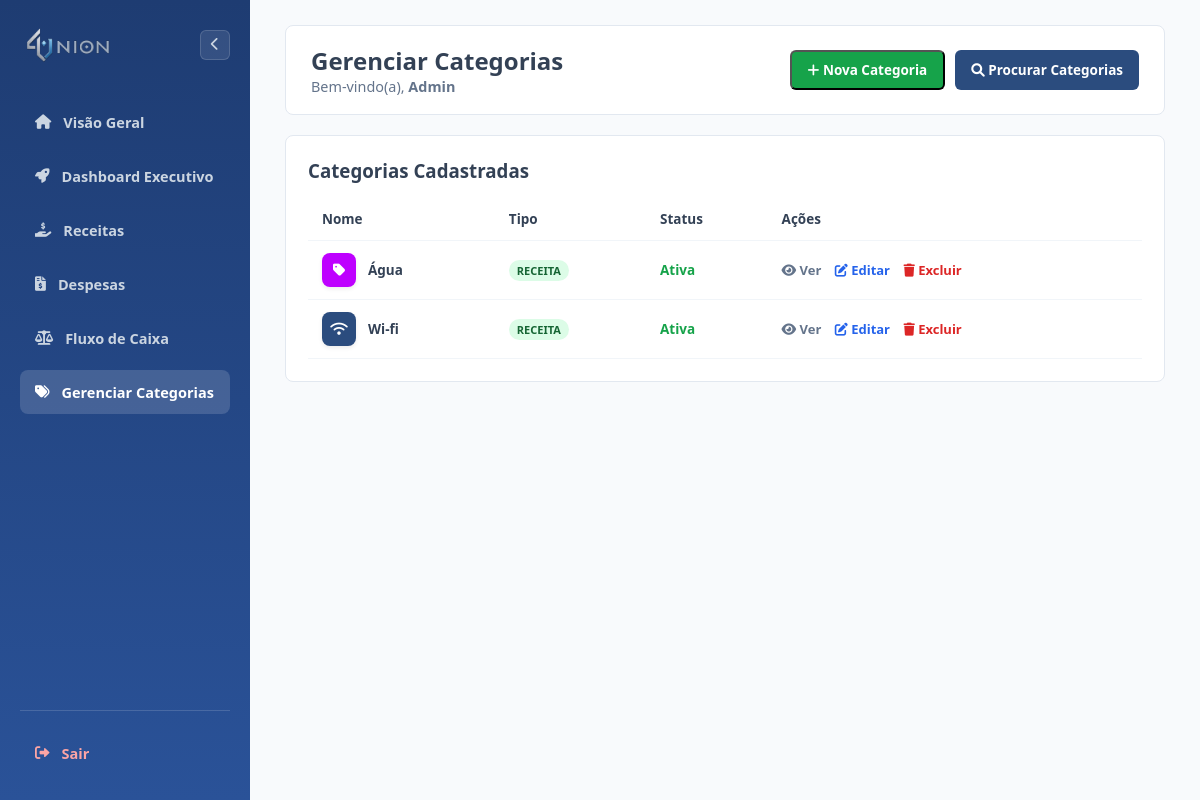
Page /pages/categorias/index.php (signed in) on the committed database.
### tables this page shows
CREATE TABLE `categorias` (
  `id` int(11) NOT NULL,
  `usuario_id` int(11) NOT NULL,
  `nome` varchar(100) NOT NULL,
  `tipo` enum('Receita','Despesa') NOT NULL,
  `cor` varchar(20) DEFAULT NULL,
  `icone` varchar(100) DEFAULT NULL,
  `ativo` char(1) DEFAULT 'S'
);

### pages/categorias/index.php (called while the page is built, shortened)
<?php
require_once "listar.php";

### pages/categorias/listar.php (the view, shortened to what this page needs)
<?php
require_once "../../config/conexao.php";
$usuario_id   = $_SESSION['usuario_id'] ?? $_SESSION['id'] ?? $_SESSION['id_usuario'] ?? $_SESSION['user_id'] ?? null;
$usuario_nome = $_SESSION['usuario_nome'] ?? $_SESSION['nome'] ?? 'Usuário';
try {
    $sql = "SELECT * FROM categorias WHERE usuario_id = :usuario_id";
    $params = ['usuario_id' => $usuario_id];
    $sql .= " ORDER BY tipo ASC, nome ASC";
    $stmt = $conexao->prepare($sql);
    $stmt->execute($params);
    $categorias = $stmt->fetchAll(PDO::FETCH_ASSOC);
} catch (PDOException $e) {
    $categorias = [];
}
?>
<!DOCTYPE html>
<html lang="pt-br">
<head>
    <link rel="stylesheet" href="https://cdnjs.cloudflare.com/ajax/libs/font-awesome/6.0.0/css/all.min.css">
    <link rel="stylesheet" href="../../assets/css/listar.css?v=<?= time() ?>">
</head>
<body>
    <?php $sidebarActive = 'categorias'; $sidebarRoot = '../../'; include __DIR__ . '/../../partials/sidebar.php'; ?>
    <main class="main-content">
        <header class="topbar">
            <div>
                <h1 style="margin: 0; font-size: 1.5rem;">Gerenciar Categorias</h1>
                <p style="margin: 0; color: #64748b; font-size: 0.9rem;">Bem-vindo(a), <strong><?= htmlspecialchars($usuario_nome) ?></strong></p>
            </div>
            <div class="topbar-actions">
                <button type="button" class="btn-add" onclick="abrirModalCadastrar()">
                    <i class="fas fa-plus"></i> Nova Categoria
                </button>
                <button type="button" id="btnToggleFiltros" class="btn-search" onclick="toggleFiltros()">
                    <i class="fas fa-search"></i> Procurar Categorias
                </button>
            </div>
        </header>
        <div class="card">
            <h3 style="margin-bottom:15px;">Categorias Cadastradas</h3>
            <?php if (empty($categorias)): ?>
                <div style="text-align: center; padding: 40px 20px; color: #64748b;">
                    <i class="fas fa-tags" style="font-size: 48px; color: #cbd5e1; margin-bottom: 15px; display: block;"></i>
                    <h4 style="font-size: 18px; color: #334155; margin-bottom: 8px;">Nenhuma categoria registrada</h4>
                    <p style="font-size: 14px; margin-bottom: 20px;">Você ainda não possui categorias para seu perfil.</p>
                    <button type="button" class="btn-add" onclick="abrirModalCadastrar()" style="display: inline-flex; align-items: center; gap: 8px;">
                        <i class="fas fa-plus"></i> Ingressar Nova Categoria
                    </button>
                </div>
            <?php else: ?>
                <table class="data-table">
                    <thead>
                        <tr>
                            <th>Nome</th>
                            <th>Tipo</th>
                            <th>Status</th>
                            <th>Ações</th>
                        </tr>
                    </thead>
                    <tbody>
                        <?php foreach ($categorias as $row): ?>
                            <?php
                                $cor_categoria   = !empty($row['cor']) ? $row['cor'] : '#1e3c72';
                                $icone_categoria = !empty($row['icone']) ? $row['icone'] : 'fa-tag';
                            ?>
                            <tr>
                                <td data-label="Nome">
                                    <div class="category-item-info">
                                        <span class="category-icon-box" style="background-color: <?= htmlspecialchars($cor_categoria) ?>;">
                                            <i class="fas <?= htmlspecialchars($icone_categoria) ?>"></i>
                                        </span>
                                        <strong><?= htmlspecialchars($row['nome']) ?></strong>
                                    </div>
                                </td>
                                <td data-label="Tipo">
                                    <span class="badge <?= $row['tipo'] === 'Receita' ? 'badge-receita' : 'badge-despesa' ?>">
                                        <?= htmlspecialchars($row['tipo']) ?>
                                    </span>
                                </td>
                                <td data-label="Status">
                                    <?= $row['ativo'] === 'S'
                                        ? '<span style="color:#16a34a; font-weight:600;">Ativa</span>'
                                        : '<span style="color:#dc2626; font-weight:600;">Inativa</span>'
                                    ?>
                                </td>
                                <td class="action-links" data-label="Ações">
                                    <a href="javascript:void(0)" style="color:#64748b;" onclick="abrirModalVer(
                                        '<?= htmlspecialchars($row['nome'], ENT_QUOTES) ?>',
                                        '<?= htmlspecialchars($row['tipo'], ENT_QUOTES) ?>',
                                        '<?= htmlspecialchars($cor_categoria, ENT_QUOTES) ?>',
                                        '<?= htmlspecialchars($icone_categoria, ENT_QUOTES) ?>',
                                        '<?= $row['ativo'] ?>'
                                    )">
                                        <i class="fas fa-eye"></i> Ver
                                    </a>
                                    <a href="javascript:void(0)" style="color:#2563eb;" onclick="abrirModalEditar(
                                        '<?= $row['id'] ?>',
                                        '<?= htmlspecialchars($row['nome'], ENT_QUOTES) ?>',
                                        '<?= htmlspecialchars($row['tipo'], ENT_QUOTES) ?>',
                                        '<?= htmlspecialchars($cor_categoria, ENT_QUOTES) ?>',
                                        '<?= htmlspecialchars($icone_categoria, ENT_QUOTES) ?>',
                                        '<?= $row['ativo'] ?>'
                                    )">
                                        <i class="fas fa-edit"></i> Editar
                                    </a>
                                    <a href="javascript:void(0)" class="btn-acao-excluir" style="color:#dc2626;" onclick="abrirModalExcluir('<?= $row['id'] ?>', '<?= htmlspecialchars($row['nome'], ENT_QUOTES) ?>')">
                                        <i class="fas fa-trash"></i> Excluir
                                    </a>
                                </td>
                            </tr>
                        <?php endforeach; ?>
                    </tbody>
                </table>
            <?php endif; ?>
        </div>
    </main>
</body>
</html>

### assets/css/listar.css (style rules this page uses)
* { box-sizing: border-box; margin: 0; padding: 0; font-family: 'Segoe UI', Tahoma, Geneva, Verdana, sans-serif; }
body { background-color: #f8fafc; color: #334155; display: flex; min-height: 100vh; }
.sidebar, .main-content { transition: all 0.3s ease-in-out !important; }
.main-content { flex: 1; min-width: 0; padding: 25px 35px; display: flex; flex-direction: column; gap: 20px; }
.topbar { display: flex; justify-content: space-between; align-items: center; background: #ffffff; padding: 18px 25px; border-radius: 8px; border: 1px solid #e2e8f0; }
.topbar-actions { display: flex; gap: 10px; }
.btn-add { background-color: #16a34a; color: #ffffff; padding: 9px 16px; border-radius: 6px; text-decoration: none; font-size: 13.5px; font-weight: 600; }
.btn-search { background-color: #2b4c7e; color: #ffffff; border: none; padding: 9px 16px; border-radius: 6px; font-size: 13.5px; font-weight: 600; cursor: pointer; }
.card { background: #ffffff; border-radius: 8px; border: 1px solid #e2e8f0; padding: 22px; }
.data-table { width: 100%; border-collapse: collapse; font-size: 13.5px; }
.data-table th, .data-table td { padding: 12px 14px; border-bottom: 1px solid #f1f5f9; text-align: left; }
.badge { padding: 3px 8px; border-radius: 12px; font-size: 11px; font-weight: 700; text-transform: uppercase; }
.badge-receita { background: #dcfce7; color: #166534; }
.action-links a { text-decoration: none; font-weight: 600; font-size: 13px; margin-right: 10px; }
.category-item-info { display: flex; align-items: center; gap: 12px; }
.category-icon-box { width: 34px; height: 34px; border-radius: 8px; display: inline-flex; align-items: center; justify-content: center; color: #ffffff; font-size: 14px; box-shadow: 0 2px 4px rgba(0, 0, 0, 0.08); flex-shrink: 0; }
.card { overflow-x: auto; }

### rows in the picture
categorias: nome "Água", tipo "RECEITA", ativo "Ativa"
categorias: nome "Wi-fi", tipo "RECEITA", ativo "Ativa"

### other values in the picture
$item['label'] "Visão Geral"
$item['label'] "Dashboard Executivo"
$item['label'] "Receitas"
$item['label'] "Despesas"
$item['label'] "Fluxo de Caixa"
$item['label'] "Gerenciar Categorias"
$usuario_nome "Admin"
